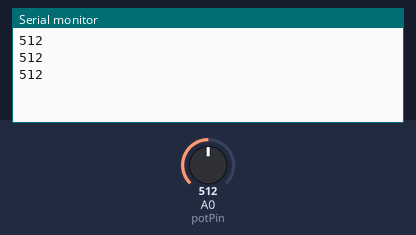
Recording of a sketch running on a simulated Arduino Uno, built with avr-gcc and run on an emulated ATmega328P. Shown: the last lines printed to the serial monitor. Inputs (shaded band) come from the test bench; at power-on: A0 (potPin) = 512.

Above: at 1.3 s.
1.4 s: A0 (potPin) set to 716
At 1.9 s:
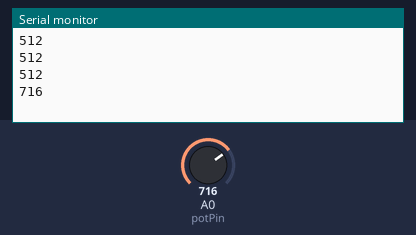
2.9 s: A0 (potPin) set to 900
At 3.4 s:
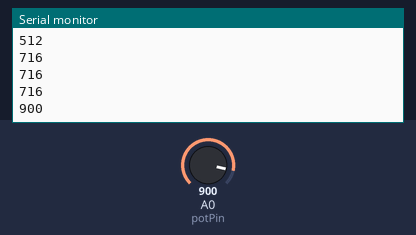
Timing chart, 0 to 5.9 s (numbered marks = the images above; inputs shaded):
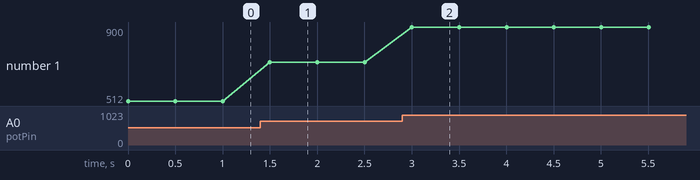

Measured:
- after the input at 1.4 s, the serial monitor: prints a new line after 0.10 s (image 1)
- after the input at 2.9 s, the serial monitor: prints a new line after 0.10 s (image 2)
- plotted number 1: 512 → 716 after the input at 1.4 s, 716 → 900 after the input at 2.9 s

The sketch:

3_18cp4.ino
```cpp
const byte potPin = 14;
int sensorValue;

void setup() {
  Serial.begin(9600);
}

void loop() {
  sensorValue = analogRead(potPin);
  Serial.println(sensorValue);
  delay(500);
  }
```
